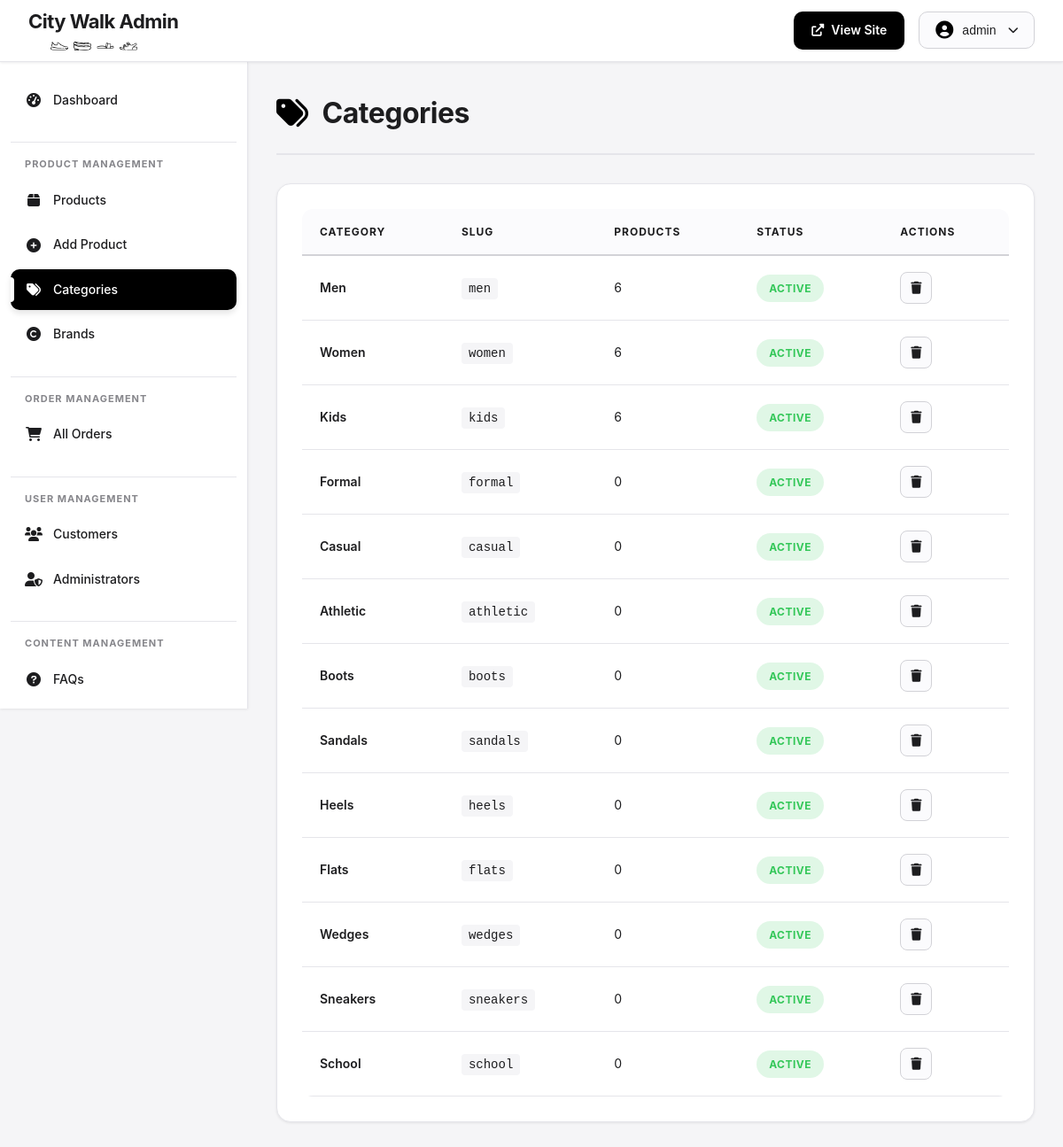
Screenshot of /admin/categories.php (signed in) with the database file from the repository.
### tables this page shows
CREATE TABLE categories (
    category_id INT PRIMARY KEY AUTO_INCREMENT,
    category_name VARCHAR(50) NOT NULL,
    slug VARCHAR(50) UNIQUE NOT NULL,
    description TEXT,
    parent_category VARCHAR(50),
    display_order INT DEFAULT 0,
    is_active BOOLEAN DEFAULT TRUE,
    created_at TIMESTAMP DEFAULT CURRENT_TIMESTAMP,
    updated_at TIMESTAMP DEFAULT CURRENT_TIMESTAMP ON UPDATE CURRENT_TIMESTAMP,
    INDEX idx_slug (slug),
    INDEX idx_parent (parent_category)
);

### admin/categories.php (the view, shortened to what this page needs)
<?php
$db = getDB();
$categories = $db->query("SELECT c.*, COUNT(p.product_id) as product_count FROM categories c LEFT JOIN products p ON c.category_id = p.category_id GROUP BY c.category_id ORDER BY c.display_order")->fetchAll();
?>
<!DOCTYPE html>
<html lang="en">
<head>
    <link rel="stylesheet" href="../css/admin-styles.css">
    <link rel="stylesheet" href="https://cdnjs.cloudflare.com/ajax/libs/font-awesome/6.0.0/css/all.min.css">
</head>
<body>
    <?php include 'includes/header.php'; ?>
    <?php include 'includes/sidebar.php'; ?>
    <main class="admin-main">
        <div class="admin-container">
            <div class="page-header">
                <h1><i class="fas fa-tags"></i> Categories</h1>
            </div>
            <div class="admin-card">
                <div class="table-responsive">
                    <table class="admin-table">
                        <thead>
                            <tr>
                                <th>Category</th>
                                <th>Slug</th>
                                <th>Products</th>
                                <th>Status</th>
                                <th>Actions</th>
                            </tr>
                        </thead>
                        <tbody>
                            <?php foreach ($categories as $cat): ?>
                            <tr>
                                <td><strong><?php echo htmlspecialchars($cat['category_name']); ?></strong></td>
                                <td><code style="background: #f5f5f7; padding: 4px 8px; border-radius: 4px;"><?php echo $cat['slug']; ?></code></td>
                                <td><?php echo $cat['product_count']; ?></td>
                                <td><span class="status-badge status-active">Active</span></td>
                                <td>
                                    <a href="categories.php?delete=<?php echo $cat['category_id']; ?>" class="btn-action btn-danger" onclick="return confirm('Delete category?')"><i class="fas fa-trash"></i></a>
                                </td>
                            </tr>
                            <?php endforeach; ?>
                        </tbody>
                    </table>
                </div>
            </div>
        </div>
    </main>
</body>
</html>

### admin/includes/header.php (shortened to what this page needs)
<header class="admin-header">
    <div class="admin-header-content">
        <div class="admin-logo">
            <a href="index.php">
                <span>City Walk Admin</span>
            </a>
            <div style="display: flex; gap: 6px; margin-left: 25px;">
                <img src="../assets/icons/womens.png" alt="Women" style="width: 20px; height: 20px; object-fit: contain;">
                <img src="../assets/icons/flat-shoes.png" alt="Shoes" style="width: 20px; height: 20px; object-fit: contain;">
                <img src="../assets/icons/slippers.png" alt="Slippers" style="width: 20px; height: 20px; object-fit: contain;">
                <img src="../assets/icons/sandal.png" alt="Sandals" style="width: 20px; height: 20px; object-fit: contain;">
            </div>
        </div>
        <div class="admin-header-actions">
            <a href="../index.php" class="btn-view-site" target="_blank">
                <i class="fas fa-external-link-alt"></i>
                <span>View Site</span>
            </a>
            <div class="admin-user-menu">
                <button class="admin-user-btn" id="admin-user-btn">
                    <i class="fas fa-user-circle"></i>
                    <span><?php echo htmlspecialchars($_SESSION['username']); ?></span>
                    <i class="fas fa-chevron-down"></i>
                </button>
            </div>
        </div>
    </div>
</header>

### admin/includes/sidebar.php (shortened to what this page needs)
<aside class="admin-sidebar" id="admin-sidebar">
    <nav class="sidebar-nav">
        <ul class="sidebar-menu">
            <li>
                <a href="index.php" class="<?php echo basename($_SERVER['PHP_SELF']) == 'index.php' ? 'active' : ''; ?>">
                    <i class="fas fa-tachometer-alt"></i>
                    <span>Dashboard</span>
                </a>
            </li>
            <li class="sidebar-section">
                <h4 class="sidebar-section-title">Product Management</h4>
            </li>
            <li>
                <a href="products.php" class="<?php echo basename($_SERVER['PHP_SELF']) == 'products.php' ? 'active' : ''; ?>">
                    <i class="fas fa-box"></i>
                    <span>Products</span>
                </a>
            </li>
            <li>
                <a href="add-product.php" class="<?php echo basename($_SERVER['PHP_SELF']) == 'add-product.php' ? 'active' : ''; ?>">
                    <i class="fas fa-plus-circle"></i>
                    <span>Add Product</span>
                </a>
            </li>
            <li>
                <a href="categories.php" class="<?php echo basename($_SERVER['PHP_SELF']) == 'categories.php' ? 'active' : ''; ?>">
                    <i class="fas fa-tags"></i>
                    <span>Categories</span>
                </a>
            </li>
            <li>
                <a href="brands.php" class="<?php echo basename($_SERVER['PHP_SELF']) == 'brands.php' ? 'active' : ''; ?>">
                    <i class="fas fa-copyright"></i>
                    <span>Brands</span>
                </a>
            </li>
            <li class="sidebar-section">
                <h4 class="sidebar-section-title">Order Management</h4>
            </li>
            <li>
                <a href="orders.php" class="<?php echo basename($_SERVER['PHP_SELF']) == 'orders.php' ? 'active' : ''; ?>">
                    <i class="fas fa-shopping-cart"></i>
                    <span>All Orders</span>
                </a>
            </li>
            <li class="sidebar-section">
                <h4 class="sidebar-section-title">User Management</h4>
            </li>
            <li>
                <a href="customers.php" class="<?php echo basename($_SERVER['PHP_SELF']) == 'customers.php' ? 'active' : ''; ?>">
                    <i class="fas fa-users"></i>
                    <span>Customers</span>
                </a>
            </li>
            <li>
                <a href="admins.php" class="<?php echo basename($_SERVER['PHP_SELF']) == 'admins.php' ? 'active' : ''; ?>">
                    <i class="fas fa-user-shield"></i>
                    <span>Administrators</span>
                </a>
            </li>
            <li class="sidebar-section">
                <h4 class="sidebar-section-title">Content Management</h4>
            </li>
            <li>
                <a href="faqs.php" class="<?php echo basename($_SERVER['PHP_SELF']) == 'faqs.php' ? 'active' : ''; ?>">
                    <i class="fas fa-question-circle"></i>
                    <span>FAQs</span>
                </a>
            </li>
            <li>
                <a href="cms-pages.php" class="<?php echo basename($_SERVER['PHP_SELF']) == 'cms-pages.php' ? 'active' : ''; ?>">
                </a>
            </li>
        </ul>
    </nav>
</aside>

### rows the page displays
categories: category_name "Men", slug "men", product_count "6"
categories: category_name "Women", slug "women", product_count "6"
categories: category_name "Kids", slug "kids", product_count "6"
categories: category_name "Formal", slug "formal", product_count "0"
categories: category_name "Casual", slug "casual", product_count "0"
categories: category_name "Athletic", slug "athletic", product_count "0"
categories: category_name "Boots", slug "boots", product_count "0"
categories: category_name "Sandals", slug "sandals", product_count "0"
categories: category_name "Heels", slug "heels", product_count "0"
categories: category_name "Flats", slug "flats", product_count "0"
categories: category_name "Wedges", slug "wedges", product_count "0"
categories: category_name "Sneakers", slug "sneakers", product_count "0"
categories: category_name "School", slug "school", product_count "0"

### other values shown
$_SESSION['username'] "admin"
